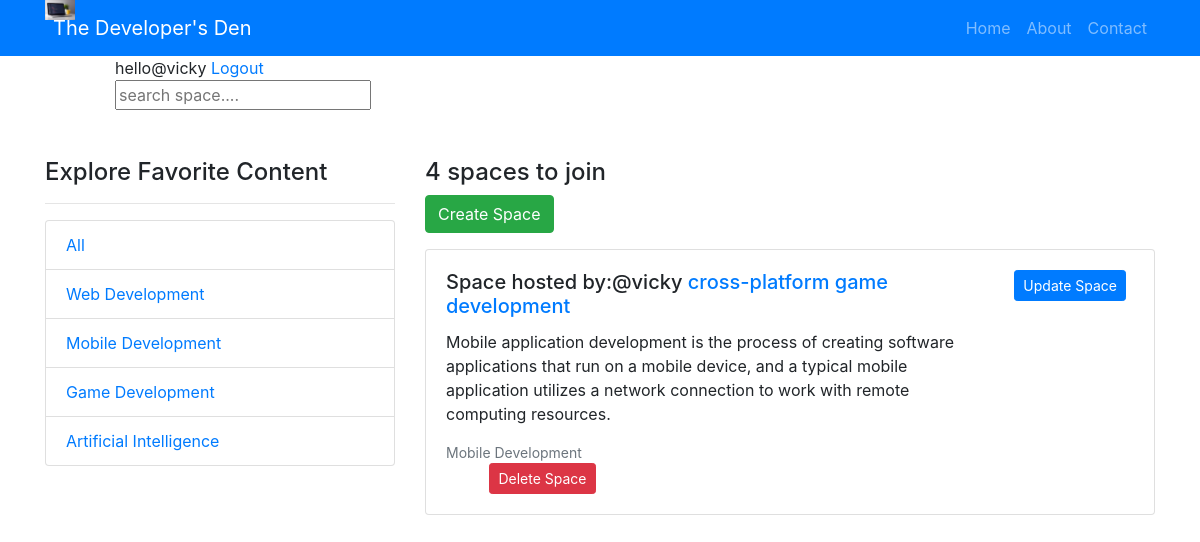
Screenshot of / (signed in) with the database file from the repository.
### base/models.py (models this page shows, shortened)
class Topic(models.Model):
    name = models.CharField(max_length=150)

class Room(models.Model):
    host = models.ForeignKey(User, on_delete=models.SET_NULL, null=True)
    topic = models.ForeignKey(Topic, on_delete=models.SET_NULL, null=True)
    name = models.CharField(max_length=200)
    description = models.TextField()
    created = models.DateTimeField(auto_now_add=True)
    updated = models.DateTimeField(auto_now=True)
    class Meta:
        ordering = ['-updated', '-created']

### base/views.py (the view)
# urls.py: path('', views.home_page, name="home"),
def home_page(request):
    q = request.GET.get('q') if request.GET.get('q') != None else ''
    rooms = Room.objects.filter(
        Q(topic__name__icontains=q)|
        Q(name__icontains=q)|
        Q(description__icontains=q))
    topics = Topic.objects.all()
    room_count = rooms.count()
    context = {'rooms':rooms,'topics':topics,'room_count':room_count}
    return render(request, "home.html",context)

### Templates/home.html (shortened to what this page needs)
{% load static %}
{% load bootstrap4 %}
<!DOCTYPE html>
<html>
<head>
    <link rel="stylesheet" href="{% static 'css/bootstrap.min.css' %}">
    <link rel="stylesheet" href="{% static 'base/css/styles.css' %}">
    {% bootstrap_css %}
</head>
<body>
    {% block content %}
    <header>
      <nav class="navbar navbar-expand-lg navbar-dark bg-primary">
        <div class="container">
          <a class="navbar-brand" href="#">
            <img src="{% static 'images/logo1.png' %}" width="30" height="30" alt="Logo">
            <span class="ml-2">The Developer's Den</span>
          </a>
          <div class="collapse navbar-collapse justify-content-end" id="navbarNav">
            <ul class="navbar-nav">
              <li class="nav-item">
                <a class="nav-link" href="{% url 'home' %}">Home</a>
              </li>
              <li class="nav-item">
                <a class="nav-link" href="#">About</a>
              </li>
              <li class="nav-item">
                <a class="nav-link" href="#">Contact</a>
              </li>
            </ul>
          </div>
        </div>
      </nav>
    </header>
      <div class=" col-4 offset-1">
        {% include 'navbar.html' %}
      </div>
      <div class="container my-5">
        <div class="row">
            <div class="col-md-4 mb-4">
                <h4>Explore Favorite Content</h4>
                <hr>
                <ul class="list-group">
                    <li class="list-group-item">
                        <a href="{% url 'home' %}">All</a>
                    </li>
                    {% for topic in topics %}
                    <li class="list-group-item">
                        <a href="{% url 'home' %}?={{topic.name}}">{{topic.name}}</a>
                    </li>
                    {% endfor %}
                </ul>
            </div>
            <div class="col-md-8">
                <h4>{{room_count}} spaces to join</h4>
                <a href="{% url 'create-room' %}" class="btn btn-success mb-3">Create Space</a>
                {% for room in rooms %}
                {% if request.user == room.host %}
                <div class="card mb-3">
                    <div class="card-body">
                        <div class="row">
                            <div class="col-md-9">
                                <h5 class="card-title">
                                    Space hosted by:@{{room.host}}
                                    <a href="/room/{{room.id}}">{{room.name}}</a>
                                </h5>
                                <p class="card-text">
                                    {{room.description}}
                                </p>
                                <small class="text-muted">
                                    {{room.topic.name}}
                                </small>
                            </div>
                            <div class="col-md-3 text-md-right">
                                <a href="{% url 'update-room' room.id %}" class="btn btn-sm btn-primary mr-2">Update Space</a>
                            </div>
                            <div class="col-md-3 text-md-right mt-auto">
                                <a href="{% url 'delete-room' room.id %}" class="btn btn-sm btn-danger">Delete Space</a>
                            </div>
                        </div>
                    </div>
                </div>
                {% endif %}
            {% endfor %}
      {% endblock %}
</body>
</html>

### Templates/navbar.html (shortened to what this page needs)
{% if request.user.is_authenticated %}
hello@{{request.user}}
<a href="{% url 'logout' %}">Logout</a>
{% else %}
<a href="{% url 'login' %}">Login</a>
{% endif %}
<form method="get" action="{% url 'home' %}">
    <input type="text" name="q" placeholder="search space....">
</form>

### static/css/styles.css (style rules this page uses)
img { max-width: 100%; height: auto; position: absolute; top: 0; }
body { background-color: purple; }

### rows the page displays
Topic: name "Web Development"
Topic: name "Mobile Development"
Topic: name "Game Development"
Topic: name "Artificial Intelligence"
Room: host "vicky", name "cross-platform game development", description "Mobile application development is the process of creating software applications that run on a mobile device, and a typical mobile application utilizes a network connection to work with remote computing resources.", topic.name "Mobile Development"

### other values shown
{{ request.user }} "vicky"
{{ room_count }} "4"
